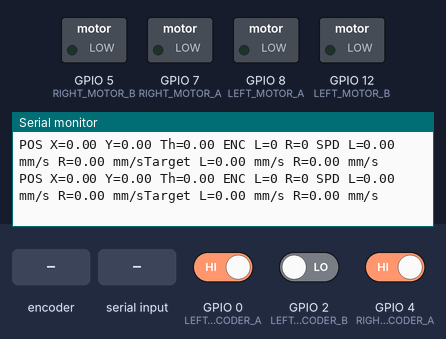
Bench run of a sketch on a simulated ESP32-S3. On the bench: switched loads named in the sketch (green lamp = pin HIGH), the last lines printed to the serial monitor. The inputs (shaded band) are chosen by the test bench; at power-on: GPIO 0 (LEFT_ENCODER_A) HIGH, GPIO 2 (LEFT_ENCODER_B) LOW, GPIO 4 (RIGHT_ENCODER_A) HIGH.

Above: at 2.2 s.
2.3 s: rotary encoder on GPIO 0 (LEFT_ENCODER_A) / GPIO 2 (LEFT_ENCODER_B) turned 1 step (first pin leading)
At 2.59 s:
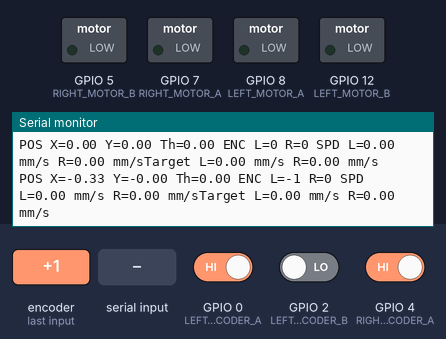
5.5 s: "90 45 200\n" received over Serial
At 5.65 s:
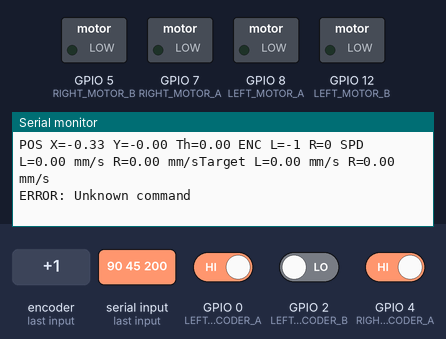

Measured:
- after the input at 2.3 s, the serial monitor: prints a new line after 0.13 s (image 1)
- after the input at 5.5 s, the serial monitor: prints a new line at once (image 2)

The sketch:

test5.ino
```cpp
#define LEFT_MOTOR_A 8     // Цифровой выход (левый мотор). Если 0 - едем вперед
#define LEFT_MOTOR_B 12     // Цифровой выход (левый мотор). Если 0 - едем назад
#define RIGHT_MOTOR_A 7    // Цифровой выход (правый мотор). Если 0 - едем вперед
#define RIGHT_MOTOR_B 5    // Цифровой выход (правый мотор). Если 0 - едем назад

#define LEFT_ENCODER_A 0    // Цифровой вход, канал A энкодера левого колеса
#define LEFT_ENCODER_B 2   // Цифровой вход, канал B энкодера левого колеса
#define RIGHT_ENCODER_A 4   // Цифровой вход, канал A энкодера правого колеса
#define RIGHT_ENCODER_B 6   // Цифровой вход, канал B энкодера правого колеса

/**
 * Глобальные переменные для хранения текущего счёта тиков (импульсов) энкодеров.
 * Используется тип long, т.к. значения могут быть достаточно большими при длительной работе.
 * Ключевое слово volatile указывает, что данные могут изменяться асинхронно (в прерываниях).
 */
volatile long left_encoder_value = 0;
volatile long right_encoder_value = 0;
long last_left_encoder = 0;
long last_right_encoder = 0;


long last_speed_left_encoder = 0, last_speed_right_encoder = 0;
float leftWheelSpeed = 0.0, rightWheelSpeed = 0.0;
float vlSpeedFiltered = 0.0, vrSpeedFiltered = 0.0;
uint32_t lastTimeL = 0, lastTimeR = 0;

float targetLeftWheelSpeed = 0, targetRightWheelSpeed = 0;

float xPos = 0.0, yPos = 0.0, theta = 0.0;

const float WHEEL_DIAMETER = 69.0;
const float WHEEL_BASE = 185.0;
const float ENCODER_RESOLUTION = 330.0;
const float TICKS_TO_MM = (PI * WHEEL_DIAMETER) / ENCODER_RESOLUTION;
const float ALPHA = 0.2; // Коэффициент фильтрации скорости

void left_interrupt() {digitalRead(LEFT_ENCODER_B)?left_encoder_value++:left_encoder_value--;}
void right_interrupt() {digitalRead(RIGHT_ENCODER_B)?right_encoder_value++:right_encoder_value--;}


void updateOdometry() {
  long deltaLeft = left_encoder_value - last_left_encoder;
  long deltaRight = right_encoder_value - last_right_encoder;
  last_left_encoder = left_encoder_value;
  last_right_encoder = right_encoder_value;

  float distLeft = deltaLeft * TICKS_TO_MM;
  float distRight = deltaRight * TICKS_TO_MM;
  float deltaS = (distLeft + distRight) / 2.0;
  float deltaTheta = (distRight - distLeft) / WHEEL_BASE;

  theta += deltaTheta;
  xPos += deltaS * cos(theta);
  yPos += deltaS * sin(theta);
}
void computeSpeed() {
  uint32_t now = micros();

  if (lastTimeL == 0 || lastTimeR == 0) { // Первая инициализация таймера
    lastTimeL = now;
    lastTimeR = now;
    last_speed_left_encoder = left_encoder_value;
    last_speed_right_encoder = right_encoder_value;
    return;
  }

  float dtL = (now - lastTimeL) * 0.000001;
  float dtR = (now - lastTimeR) * 0.000001;

  if (dtL > 0 && left_encoder_value != last_speed_left_encoder) {
    long deltaLeft = left_encoder_value - last_speed_left_encoder;
    float wlSpeed = ((float)deltaLeft / ENCODER_RESOLUTION) * 360.0f / dtL;
    float vlSpeed = (wlSpeed / 360.0f) * (PI * WHEEL_DIAMETER);
    vlSpeedFiltered = ALPHA * vlSpeed + (1.0f - ALPHA) * vlSpeedFiltered;
    last_speed_left_encoder = left_encoder_value;
    lastTimeL = now;

    //Serial.printf("Left: ΔEnc=%ld, dt=%.6f, Speed=%.2f mm/s\n", deltaLeft, dtL, vlSpeedFiltered);
  } else if (dtL > 0.005 && left_encoder_value == last_speed_left_encoder){
    vlSpeedFiltered = 0;
  }

  if (dtR > 0 && right_encoder_value != last_speed_right_encoder) {
    long deltaRight = right_encoder_value - last_speed_right_encoder;
    float wrSpeed = ((float)deltaRight / ENCODER_RESOLUTION) * 360.0f / dtR;
    float vrSpeed = (wrSpeed / 360.0f) * (PI * WHEEL_DIAMETER);
    vrSpeedFiltered = ALPHA * vrSpeed + (1.0f - ALPHA) * vrSpeedFiltered;
    last_speed_right_encoder = right_encoder_value;
    lastTimeR = now;

    //Serial.printf("Right: ΔEnc=%ld, dt=%.6f, Speed=%.2f mm/s\n", deltaRight, dtR, vrSpeedFiltered);
  } else if (dtR > 0.005 && right_encoder_value == last_speed_right_encoder){
    vrSpeedFiltered = 0;
  }
}

void computeWheelsPID(){
  float Kff = 0.3;
  int leftA_PWM = 0, leftB_PWM = 0;
  if (targetLeftWheelSpeed>0) {leftA_PWM = 0; leftB_PWM = targetLeftWheelSpeed * Kff;}
  else {leftA_PWM = -targetLeftWheelSpeed * Kff; leftB_PWM = 0;}

  int rightA_PWM = 0, rightB_PWM = 0;
  if (targetRightWheelSpeed>0) {rightA_PWM = 0; rightB_PWM = targetRightWheelSpeed * Kff;}
  else {rightA_PWM = -targetRightWheelSpeed * Kff; rightB_PWM = 0;}

  setMotorsPWM(leftA_PWM, leftB_PWM, rightA_PWM, rightB_PWM);
}

void setup() {
  Serial.begin(115200);
  delay(1000);
  Serial.println("System started");

  /**
   * Подключение функций-прерываний (interrupt service routines, ISR) к выводам энкодеров.
   * digitalPinToInterrupt(ПИН) преобразует номер пина в номер прерывания, которое мы хотим отлавливать.
   * Событие RISING означает вызов прерывания при переходе сигнала с LOW на HIGH.
   */
  attachInterrupt(digitalPinToInterrupt(LEFT_ENCODER_A), left_interrupt, RISING);
  attachInterrupt(digitalPinToInterrupt(RIGHT_ENCODER_A), right_interrupt, RISING);

  // Настройка выводов для управления моторами как выходы (OUTPUT).
  pinMode(LEFT_MOTOR_A,OUTPUT);
  pinMode(LEFT_MOTOR_B,OUTPUT);
  pinMode(RIGHT_MOTOR_A,OUTPUT);
  pinMode(RIGHT_MOTOR_B,OUTPUT);

  // Настройка выводов энкодеров как входы (INPUT).
  pinMode(LEFT_ENCODER_A, INPUT);
  pinMode(LEFT_ENCODER_B, INPUT);
  pinMode(RIGHT_ENCODER_A, INPUT);
  pinMode(RIGHT_ENCODER_B, INPUT);


}

void loop() {
  if (Serial.available()) {
    String command = Serial.readStringUntil('\n');
    processCommand(command);
  }
  computeSpeed();
  updateOdometry();

  static uint32_t PIDTimer = 0;
  if (millis() - PIDTimer > 50) {computeWheelsPID();PIDTimer = millis();}

  static uint32_t printTimer = 0;
  if (millis() - printTimer > 200) {

    Serial.printf("POS X=%.2f Y=%.2f Th=%.2f ", xPos, yPos, theta);
    Serial.printf("ENC L=%ld R=%ld ", left_encoder_value, right_encoder_value);
    Serial.printf("SPD L=%.2f mm/s R=%.2f mm/s", vlSpeedFiltered, vrSpeedFiltered);
    Serial.printf("Target L=%.2f mm/s R=%.2f mm/s\n", targetLeftWheelSpeed, targetRightWheelSpeed);
    printTimer = millis();
  }
}

void processCommand(String command) {
  command.trim();
  if (command.startsWith("SET_PWM")) {
    int leftA_PWM = 0, leftB_PWM = 0, rightA_PWM =0, rightB_PWM = 0;
    if (parseSetPWM(command, &leftA_PWM, &leftB_PWM, &rightA_PWM, &rightB_PWM)) {
      setMotorsPWM(leftA_PWM, leftB_PWM, rightA_PWM, rightB_PWM);
      Serial.print("OK: Set PWM");
    }
    return;
  } else if (command.startsWith("SET_POSE")) {
    float x, y, th;
    if (parseSetPose(command, &x, &y, &th)) {
      xPos = x;
      yPos = y;
      theta = th;
      Serial.println("OK: Pose set");
    }
  } else if (command.startsWith("SET_WHEELS_SPEED")) {
    int leftSpeed = 0, rightSpeed = 0;
    if (parseSetSpeed(command, &leftSpeed, &rightSpeed)) {
      targetLeftWheelSpeed = leftSpeed, targetRightWheelSpeed = rightSpeed;
    }
    return;
  } else {
    Serial.println("ERROR: Unknown command");
  }
}

bool parseSetPose(const String& command, float* x, float* y, float* th) {
  int index1 = command.indexOf(' ');
  if (index1 == -1) return false;
  int index2 = command.indexOf(' ', index1 + 1);
  if (index2 == -1) return false;
  int index3 = command.indexOf(' ', index2 + 1);
  if (index3 == -1) return false;

  *x = command.substring(index1 + 1, index2).toFloat();
  *y = command.substring(index2 + 1, index3).toFloat();
  *th = command.substring(index3 + 1).toFloat();
  return true;
}

bool parseSetPWM(const String& command, int* leftA_PWM, int* leftB_PWM, int* rightA_PWM, int* rightB_PWM) {
  int index1 = command.indexOf(' ');
  if (index1 == -1) return false;
  int index2 = command.indexOf(' ', index1 + 1);
  if (index2 == -1) return false;
  int index3 = command.indexOf(' ', index2 + 1);
  if (index3 == -1) return false;
  int index4 = command.indexOf(' ', index3 + 1);
  if (index4 == -1) return false;

  *leftA_PWM = command.substring(index1 + 1, index2).toInt();
  *leftB_PWM = command.substring(index2 + 1, index3).toInt();
  *rightA_PWM = command.substring(index3 + 1, index4).toInt();
  *rightB_PWM = command.substring(index4 + 1).toInt();
  return true;
}
bool parseSetSpeed(const String& command, int* speedLeft, int* speedRight) {
  int index1 = command.indexOf(' ');
  if (index1 == -1) return false;
  int index2 = command.indexOf(' ', index1 + 1);
  if (index2 == -1) return false;

  *speedLeft = command.substring(index1 + 1, index2).toInt();
  *speedRight = command.substring(index2 + 1).toInt();
  return true;
}

void setMotorsPWM(int leftA, int leftB, int rightA, int rightB) {
  leftA  = constrain(leftA, 0, 255);
  leftB  = constrain(leftB, 0, 255);
  rightA = constrain(rightA, 0, 255);
  rightB = constrain(rightB, 0, 255);

  analogWrite(LEFT_MOTOR_A,   leftA);
  analogWrite(LEFT_MOTOR_B,   leftB);
  analogWrite(RIGHT_MOTOR_A,  rightA);
  analogWrite(RIGHT_MOTOR_B,  rightB);
}
```
